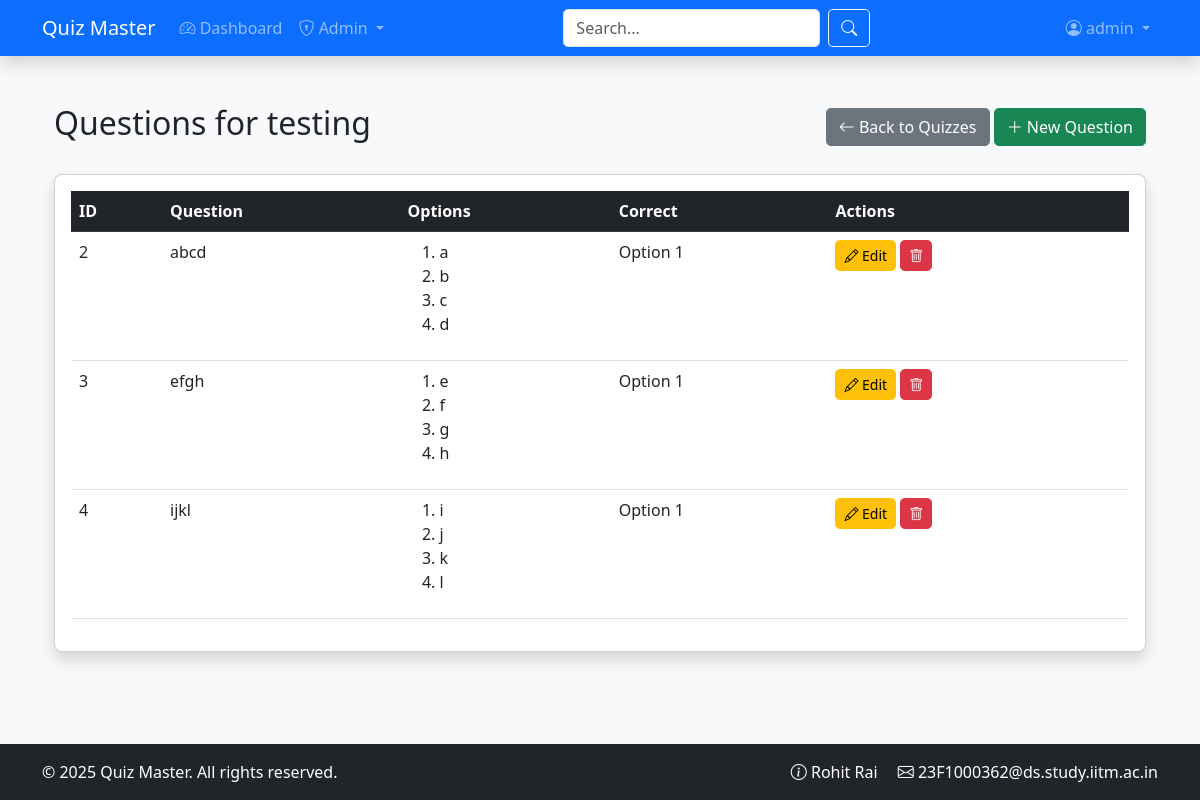
The page /admin/questions/13 (signed in) on the database its author committed.
### application/models.py (models this page shows, shortened)
class User(UserMixin, db.Model):
    __tablename__ = 'users'
    id = db.Column(db.Integer, primary_key=True)
    username = db.Column(db.String(100), unique=True, nullable=False, index=True)
    password_hash = db.Column(db.String(128), nullable=False)
    full_name = db.Column(db.String(100), nullable=False)
    email = db.Column(db.String(120), unique=True, nullable=False)
    qualification = db.Column(db.String(100))
    dob = db.Column(db.Date)
    bio = db.Column(db.Text)
    location = db.Column(db.String(100))
    avatar = db.Column(db.String(255), nullable=True)
    website = db.Column(db.String(200))
    is_admin = db.Column(db.Boolean, default=False)
    is_admin = db.Column(db.Boolean, default=False)
    is_active = db.Column(db.Boolean, default=True)
    created_at = db.Column(db.DateTime, default=lambda: datetime.now(timezone.utc))
    last_seen = db.Column(db.DateTime, default=lambda: datetime.now(timezone.utc))
    scores = db.relationship('Score', back_populates='user', cascade='all, delete-orphan')
    quiz_attempts = db.relationship('QuizAttempt', back_populates='user', cascade='all, delete-orphan')
    @property
    def password(self):
        raise AttributeError('Password is not readable')

class Quiz(db.Model):
    __tablename__ = 'quizzes'
    id = db.Column(db.Integer, primary_key=True)
    quiz_name = db.Column(db.String(100), nullable=False)
    start_time = db.Column(db.DateTime, nullable=False) # Start time of quiz
    end_time = db.Column(db.DateTime, nullable=True)    # End time of quiz
    duration = db.Column(db.Integer, nullable=False)  # Minutes duration of quiz
    remarks = db.Column(db.Text, nullable=True)
    active = db.Column(db.Boolean, default=True)
    chapter_id = db.Column(db.Integer, db.ForeignKey('chapters.id', ondelete='CASCADE'), nullable=False)
    chapter = db.relationship('Chapter', back_populates='quizzes')
    questions = db.relationship('Question', back_populates='quiz', cascade='all, delete-orphan')
    scores = db.relationship('Score', back_populates='quiz', cascade='all, delete-orphan')
    quiz_attempts = db.relationship('QuizAttempt', back_populates='quiz', cascade='all, delete-orphan')

class Question(db.Model):
    __tablename__ = 'questions'
    id = db.Column(db.Integer, primary_key=True)
    question_statement = db.Column(db.Text, nullable=False)
    option1 = db.Column(db.String(200), nullable=False)
    option2 = db.Column(db.String(200), nullable=False)
    option3 = db.Column(db.String(200))
    option4 = db.Column(db.String(200))
    correct_option = db.Column(db.Integer, nullable=False)
    quiz_id = db.Column(db.Integer, db.ForeignKey('quizzes.id', ondelete='CASCADE'), nullable=False)
    quiz = db.relationship('Quiz', back_populates='questions')

### application/blueprints/admin_bp.py (the view, shortened to what this page needs)
@admin_bp.route('/questions/<int:quiz_id>', methods=['GET', 'POST'])
@admin_required
def manage_questions(quiz_id):
    form = QuestionForm()
    quiz = Quiz.query.get_or_404(quiz_id)
    questions = Question.query.filter_by(quiz_id=quiz_id).all()
    return render_template(
        'admin/manage_questions.html',
        form=form,
        quiz=quiz,
        questions=questions)

### application/forms.py
class QuestionForm(FlaskForm):
    question_statement = TextAreaField('Question', validators=[
        DataRequired(),
        Length(max=500)])
    option1 = StringField('Option 1', validators=[
        DataRequired(),
        Length(max=200)])
    option2 = StringField('Option 2', validators=[
        DataRequired(),
        Length(max=200)])
    option3 = StringField('Option 3', validators=[
        Length(max=200)])
    option4 = StringField('Option 4', validators=[
        Length(max=200)])
    correct_option = SelectField(
        'Correct Answer',
        choices=[(1,'Option 1'),(2,'Option 2'),(3,'Option 3'),(4,'Option 4')],
        coerce=int,
        validators=[DataRequired()])
    submit = SubmitField('Save Question')

### application/__init__.py (called while the page is built)
@login_manager.user_loader
def load_user(user_id):
    from application.models import User
    return User.query.get(int(user_id))

### application/templates/admin/manage_questions.html (shortened to what this page needs)
{% extends "base.html" %}
{% block content %}
<div class="container mt-4">
    <div class="d-flex justify-content-between align-items-center mb-4">
        <h2>Questions for {{ quiz.remarks }}</h2>
        <div>
            <a href="{{ url_for('admin.manage_quizzes', chapter_id=quiz.chapter_id) }}"
               class="btn btn-secondary">
                <i class="bi bi-arrow-left"></i> Back to Quizzes
            </a>
            <button class="btn btn-success" data-bs-toggle="modal"
                    data-bs-target="#questionModal"
                    id="createQuestionBtn">
                <i class="bi bi-plus-lg"></i> New Question
            </button>
        </div>
    </div>
    <div class="card shadow">
        <div class="card-body">
            <div class="table-responsive">
                <table class="table table-hover">
                    <thead class="table-dark">
                        <tr>
                            <th>ID</th>
                            <th>Question</th>
                            <th>Options</th>
                            <th>Correct</th>
                            <th>Actions</th>
                        </tr>
                    </thead>
                    <tbody>
                        {% if questions %}
                            {% for question in questions %}
                            <tr>
                                <td>{{ question.id }}</td>
                                <td>{{ question.question_statement }}</td>
                                <td>
                                    <ol>
                                        <li>{{ question.option1 }}</li>
                                        <li>{{ question.option2 }}</li>
                                        <li>{{ question.option3 }}</li>
                                        <li>{{ question.option4 }}</li>
                                    </ol>
                                </td>
                                <td>Option {{ question.correct_option }}</td>
                                <td>
                                    <button class="btn btn-sm btn-warning edit-question-btn"
                                            data-question-id="{{ question.id }}"
                                            data-question-statement="{{ question.question_statement }}"
                                            data-option1="{{ question.option1 }}"
                                            data-option2="{{ question.option2 }}"
                                            data-option3="{{ question.option3|default('', true) }}"
                                            data-option4="{{ question.option4|default('', true) }}"
                                            data-correct-option="{{ question.correct_option }}">
                                        <i class="bi bi-pencil"></i> Edit
                                    </button>
                                    <form class="d-inline"
                                          action="{{ url_for('admin.delete_question', question_id=question.id) }}"
                                          method="POST">
                                        <button type="submit" class="btn btn-sm btn-danger">
                                            <i class="bi bi-trash"></i>
                                        </button>
                                    </form>
                                </td>
                            </tr>
                            {% endfor %}
                        {% else %}
                            <tr>
                                <td colspan="5" class="text-center text-muted">No questions available.</td>
                            </tr>
                        {% endif %}
                    </tbody>
                </table>
            </div>
        </div>
    </div>
</div>
{% endblock %}

### application/templates/base.html (shortened to what this page needs)
<!DOCTYPE html>
<html lang="en">
<head>
    <link href="https://cdn.jsdelivr.net/npm/bootstrap@5.3.0/dist/css/bootstrap.min.css" rel="stylesheet">
    <link rel="stylesheet" href="https://cdn.jsdelivr.net/npm/bootstrap-icons@1.11.1/font/bootstrap-icons.css">
    <link rel="stylesheet" href="{{ url_for('static', filename='css/main.css') }}">
</head>
<body class="d-flex flex-column min-vh-100">
    <nav class="navbar navbar-expand-lg navbar-dark bg-primary shadow">
        <div class="container">
            <a class="navbar-brand" href="{{ url_for('main.index') }}">
                 Quiz Master
            </a>
            <div class="collapse navbar-collapse" id="mainNav">
                <ul class="navbar-nav me-auto">
                    {% if current_user.is_authenticated %}
                        <li class="nav-item">
                            <a class="nav-link" href="{{ url_for('user.dashboard') }}">
                                <i class="bi bi-speedometer2"></i> Dashboard
                            </a>
                        </li>
                        {% if current_user.is_admin %}
                        <li class="nav-item dropdown">
                            <a class="nav-link dropdown-toggle" href="#" role="button" data-bs-toggle="dropdown">
                                <i class="bi bi-shield-lock"></i> Admin
                            </a>
                        </li>
                        {% endif %}
                    {% endif %}
                </ul>
                <form class="d-flex me-3" action="{{ url_for('main.search') }}" method="GET">
                    <input class="form-control me-2" type="text" name="q" placeholder="Search..." required>
                    <button class="btn btn-outline-light" type="submit">
                        <i class="bi bi-search"></i>
                    </button>
                </form>
                <ul class="navbar-nav ms-auto">
                    {% if current_user.is_authenticated %}
                        <li class="nav-item dropdown">
                            <a class="nav-link dropdown-toggle" href="#" role="button" data-bs-toggle="dropdown">
                                <i class="bi bi-person-circle"></i> {{ current_user.username }}
                            </a>
                        </li>
                    {% endif %}
                </ul>
            </div>
        </div>
    </nav>
    <main class="container flex-grow-1 mt-4">
        {% block content %}{% endblock %}
    </main>
    <footer class="bg-dark text-white mt-auto py-3">
        <div class="container">
            <div class="row">
                <div class="col-md-6">
                    <p class="mb-0">&copy; 2025 Quiz Master. All rights reserved.</p>
                </div>
                <div class="col-md-6 text-end">
                    <a href="#" class="text-white text-decoration-none me-3">
                        <i class="bi bi-info-circle"></i> Rohit Rai
                    </a>
                    <a href="#" class="text-white text-decoration-none">
                        <i class="bi bi-envelope"></i> 23F1000362@ds.study.iitm.ac.in
                    </a>
                </div>
            </div>
        </div>
    </footer>
</body>
</html>

### application/static/css/main.css (style rules this page uses)
body { font-family: 'Segoe UI', Tahoma, Geneva, Verdana, sans-serif; background-color: #f8f9fa; }
.navbar { box-shadow: 0 2px 4px rgba(0, 0, 0, 0.1); }
.card { border-radius: 0.5rem; box-shadow: 0 2px 5px rgba(0, 0, 0, 0.05); transition: transform 0.3s ease; }
.table-responsive { overflow-x: auto; -webkit-overflow-scrolling: touch; }
.btn { border-radius: 0.3rem; }
.form-control, .form-select { border-radius: 0.3rem; }

### rows shown on the page
User: username "admin"
Quiz: remarks "testing"
Question: id "2", question_statement "abcd", option1 "a", option2 "b", option3 "c", option4 "d", correct_option "1"
Question: id "3", question_statement "efgh", option1 "e", option2 "f", option3 "g", option4 "h", correct_option "1"
Question: id "4", question_statement "ijkl", option1 "i", option2 "j", option3 "k", option4 "l", correct_option "1"
